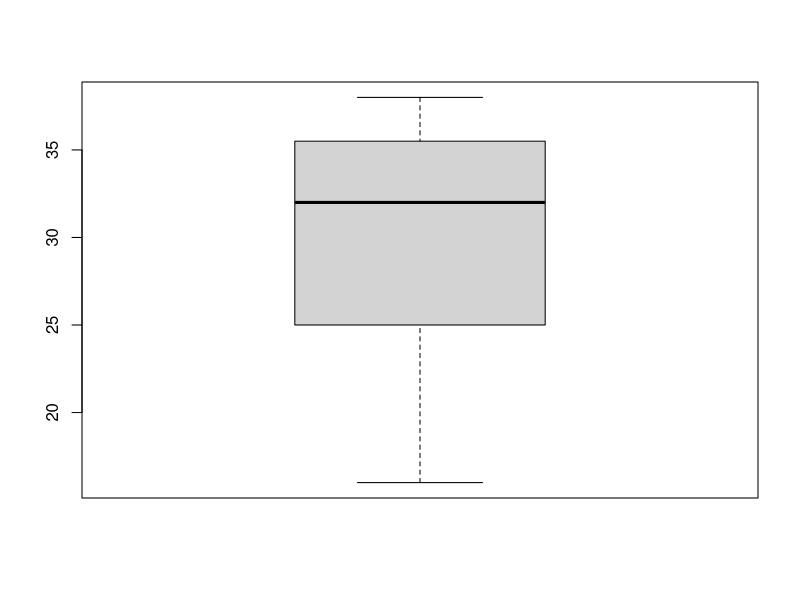
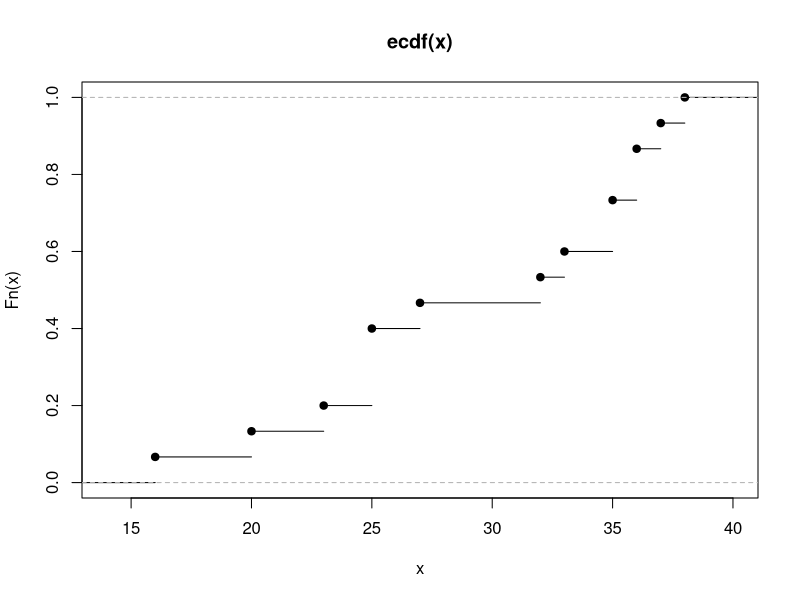
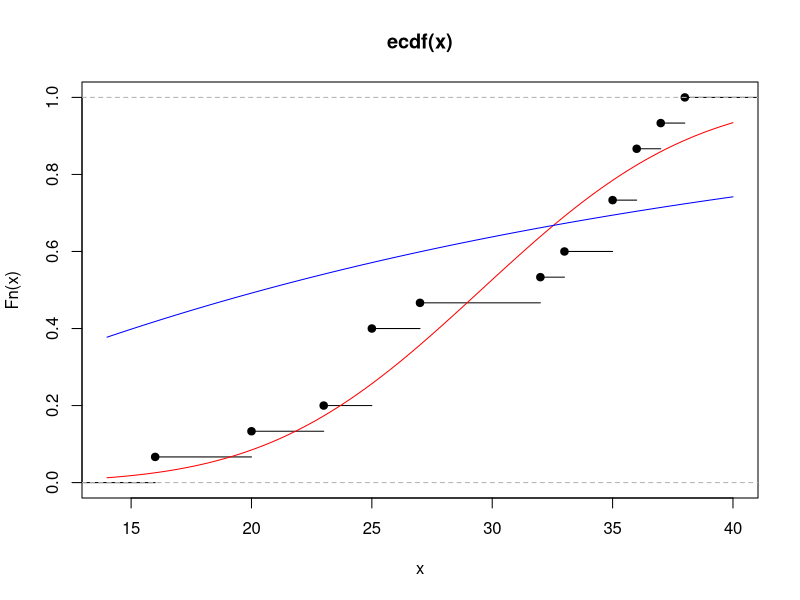

The R source for these figures, in order:
## ---- chunk 1
knitr::opts_chunk$set(echo = TRUE)
## ---- chunk 2
x=c(25, 20, 27, 33, 32, 35, 16, 25, 35, 23, 25, 36, 36, 37, 38)
length(x)
## ---- chunk 3
mean(x)
## ---- chunk 4
var(x)
## ---- chunk 5
sd(x)
## ---- chunk 6
median(x)
## ---- chunk 7
boxplot(x)
## ---- chunk 8
f=ecdf(x)
## ---- chunk 9
knots(f)
## ---- chunk 10
f(knots(f))
## ---- chunk 11
library(knitr)
kable(data.frame(knots(f),f(knots(f))),col.names = c("$x$","$F_n(x)$"))
## ---- chunk 12
plot(f)
## ---- chunk 13
plot(f)
curve(pnorm(x,29.53333,6.937133),col="red",add=TRUE)
curve(pexp(x,1/29.53333),col="blue",add=TRUE)
## ---- chunk 14
t.test(x,alternative="less",mu=33)
